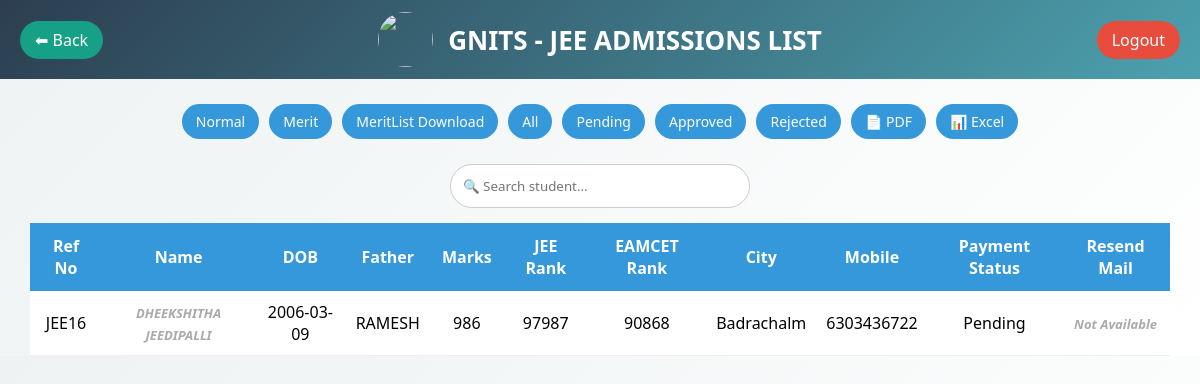
The app's page /jee_list.php?filter=pending (signed in) with its own data.
### tables this page shows
CREATE TABLE `jee` (
  `id` int NOT NULL,
  `reference_no` varchar(30) DEFAULT NULL,
  `name` varchar(100) DEFAULT NULL,
  `gender` enum('F','M','O') DEFAULT NULL,
  `dob` date DEFAULT NULL,
  `father` varchar(100) DEFAULT NULL,
  `mother` varchar(100) DEFAULT NULL,
  `community` enum('SC','ST','OBC','EWS','GENERAL','OC','OBC','BC-A','BC-B','BC-C','BC-D','BC-E') DEFAULT NULL,
  `address1` text,
  `address2` text,
  `city` varchar(50) DEFAULT NULL,
  `state` varchar(50) DEFAULT NULL,
  `zip` varchar(10) DEFAULT NULL,
  `country` varchar(50) DEFAULT NULL,
  `email` varchar(100) DEFAULT NULL,
  `confirm_email` varchar(255) NOT NULL,
  `aadhar` varchar(20) DEFAULT NULL,
  `mobile` varchar(15) DEFAULT NULL,
  `board` varchar(50) DEFAULT NULL,
  `passing_year` varchar(20) DEFAULT NULL,
  `tenth` varchar(255) DEFAULT NULL,
  `intermediate_hall_ticket` varchar(30) DEFAULT NULL,
  `inter_percentage` decimal(5,2) DEFAULT NULL,
  `inter_group_percentage` decimal(5,2) DEFAULT NULL,
  `total_marks` int DEFAULT NULL,
  `group_marks` int DEFAULT NULL,
  `jee_hall_ticket` varchar(30) DEFAULT NULL,
  `jee_rank` int DEFAULT NULL,
  `jee_percentile` decimal(5,2) DEFAULT NULL,
  `eamcet_hall_ticket` varchar(30) DEFAULT NULL,
  `eamcet_rank` int DEFAULT NULL,
  `pref1` varchar(20) DEFAULT NULL,
  `pref2` varchar(20) DEFAULT NULL,
  `pref3` varchar(20) DEFAULT NULL,
  `pref4` varchar(20) DEFAULT NULL,
  `pref5` varchar(20) DEFAULT NULL,
  `photo` varchar(255) DEFAULT NULL,
  `inter` varchar(255) DEFAULT NULL,
  `jee_card` varchar(255) DEFAULT NULL,
  `eamcet_card` varchar(255) DEFAULT NULL,
  `stud_sign` varchar(255) DEFAULT NULL,
  `parent_sign` varchar(255) DEFAULT NULL,
  `txnid` varchar(100) DEFAULT NULL,
  `payu_status` varchar(20) DEFAULT NULL,
  `payment_status` varchar(20) DEFAULT 'Pending',
  `payment_amount` decimal(10,2) DEFAULT NULL,
  `payment_date` datetime DEFAULT NULL,
  `created_at` timestamp NOT NULL DEFAULT CURRENT_TIMESTAMP,
  `status` enum('Pending','Approved','Rejected') DEFAULT 'Pending',
  `allotted_branch` varchar(20) DEFAULT NULL
);

### jee_list.php (the view, shortened to what this page needs)
<?php
$host = "localhost";
$user = "gnitsc79_gnitsc79";
$pass = "@Gnits@123456@";
$dbname = "gnitsc79_gnits_db";
$conn = new mysqli($host, $user, $pass, $dbname);
$type = $_GET['type'] ?? "normal";
$filter = $_GET['filter'] ?? "all";
if($type == "merit"){
    $sql = "SELECT * FROM jee ORDER BY jee_rank ASC";
} else {
    $sql = "SELECT * FROM jee ORDER BY id DESC";
}
if($filter == "approved"){
    $sql = "SELECT * FROM jee WHERE status='Approved' ORDER BY jee_rank ASC";
}
elseif($filter == "rejected"){
    $sql = "SELECT * FROM jee WHERE status='Rejected' ORDER BY jee_rank ASC";
}
elseif($filter == "pending"){
    $sql = "SELECT * FROM jee WHERE status='Pending' ORDER BY jee_rank ASC";
}
$result = $conn->query($sql);
?>
<!DOCTYPE html>
<html>
<head>
</head>
<body>
<header class="header">
    <a href="dashboard.php" class="btn back">⬅ Back</a>
    <div class="header-center">
        <img src="pics/logo.jpg" class="logo">
        <h1 class="college-name">
            GNITS - JEE ADMISSIONS LIST
        </h1>
    </div>
    <a href="logout.php" class="btn logout">Logout</a>
</header>
<div class="controls single-line">
    <a href="?type=normal">Normal</a>
    <a href="?type=merit">Merit</a>
    <a href="jee_merit_list.php">MeritList Download</a>
    <a href="?filter=all">All</a>
    <a href="?filter=pending">Pending</a>
    <a href="?filter=approved">Approved</a>
    <a href="?filter=rejected">Rejected</a>
    <a href="export_pdf.php?type=jee">📄 PDF</a>
    <a href="export_excel.php?type=jee">📊 Excel</a>
</div>
<div class="search-box">
    <input type="text" id="search" onkeyup="searchTable()" placeholder="🔍 Search student...">
</div>
<div class="table-container">
<table>
<thead>
<tr>
    <th>Ref No</th>
    <th>Name</th>
    <th>DOB</th>
    <th>Father</th>
    <th>Marks</th>
    <th>JEE Rank</th>
    <th>EAMCET Rank</th>
    <th>City</th>
    <th>Mobile</th>
    <th>Payment Status</th>
    <th>Resend Mail</th>
</tr>
</thead>
<tbody>
<?php while($row = $result->fetch_assoc()){ ?>
<tr>
    <td><?= $row['reference_no'] ?></td>
    <td>
<?php if($row['payment_status'] == "Paid"){ ?>
    <a href="jee_pdf.php?type=jee&id=<?= $row['id'] ?>">
        <?= $row['name'] ?>
    </a>
<?php } else { ?>
    <span class="disabled"><?= $row['name'] ?></span>
<?php } ?>
</td>
    <td><?= $row['dob'] ?></td>
    <td><?= $row['father'] ?></td>
    <td><?= $row['total_marks'] ?></td>
    <td><?= $row['jee_rank'] ?></td>
     <td><?= $row['eamcet_rank'] ?></td>
    <td><?= $row['city'] ?></td>
    <td><?= $row['mobile'] ?></td>
     <td><?= $row['payment_status'] ?></td>
    <td>
<?php if($row['payment_status'] == "Paid"){ ?>
    <a href="resend_mail_jee.php?id=<?= $row['id'] ?>"
       class="resend-btn"
       onclick="return confirm('Send approval mail again to this student?')">
       Resend Mail
    </a>
<?php } else { ?>
    <span class="disabled">Not Available</span>
<?php } ?>
</td>
</tr>
<?php } ?>
</tbody>
</table>
</div>
</body>
</html>

### jee_list.php (style rules this page uses)
* { margin:0;padding:0;box-sizing:border-box;font-family:'Segoe UI'; }
body { background: linear-gradient(135deg,#eef2f3,#ffffff); }
.header { display:flex; justify-content:space-between; align-items:center; padding:12px 20px; background: linear-gradient(135deg,#2c3e50,#4ca1af); color:white; }
.header-center { display:flex; align-items:center; gap:15px; }
.btn { padding:8px 15px; border-radius:25px; text-decoration:none; color:white; }
.logo { width:55px;height:55px;border-radius:50%; }
.college-name { font-size:26px;font-weight:bold; }
.logout { background:#e74c3c; }
.back { background:#16a085; }
.controls.single-line { display:flex; justify-content:center; align-items:center; gap:10px; padding:10px; margin:15px auto; overflow-x:auto; white-space:nowrap; max-width:100%; }
.controls.single-line a { flex-shrink:0; padding:8px 14px; border-radius:20px; background:#3498db; color:white; text-decoration:none; font-size:14px; transition:0.3s; }
.search-box { text-align:center; margin:15px; }
.search-box input { padding:12px; width:300px; border-radius:30px; border:1px solid #ccc; }
.table-container { width:95%; margin:auto; overflow-x:auto; }
table { width:100%; border-collapse:collapse; background:white; box-shadow:0 5px 15px rgba(0,0,0,0.1); }
th { background:#3498db; color:white; padding:12px; }
td { padding:10px; text-align:center; border-bottom:1px solid #eee; }
.disabled { color:gray; font-weight:bold; }
.disabled { color: #aaa; font-size: 13px; font-style: italic; }

### records on screen
jee: reference_no "JEE16", name "DHEEKSHITHA JEEDIPALLI", dob "2006-03-09", father "RAMESH", total_marks "986", jee_rank "97987", eamcet_rank "90868", city "Badrachalm", mobile "6303436722", payment_status "Pending", shows "Not Available"
